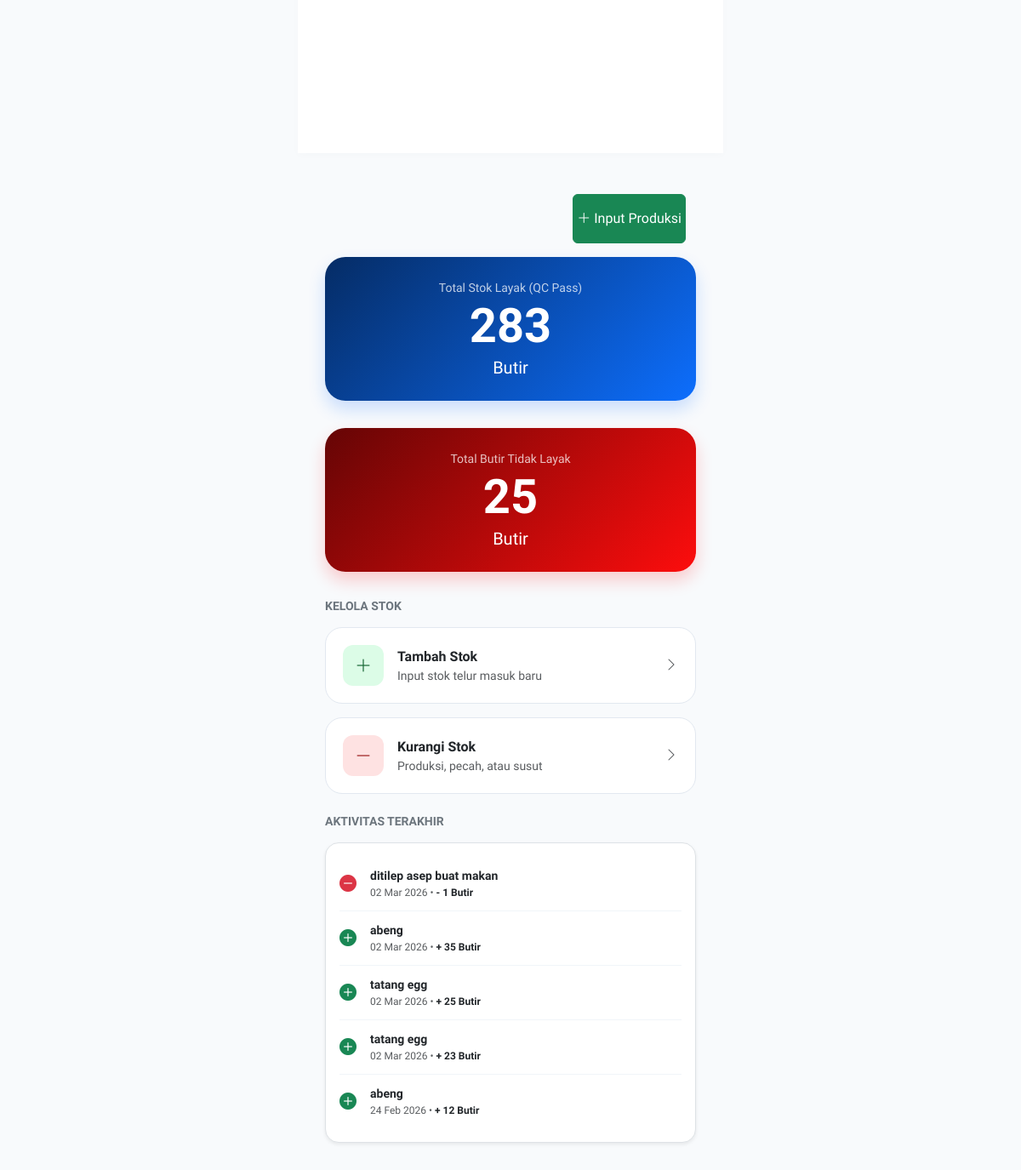
/page/telurmentah.php (signed in, lower part), run on an earlier commit of the app's database.
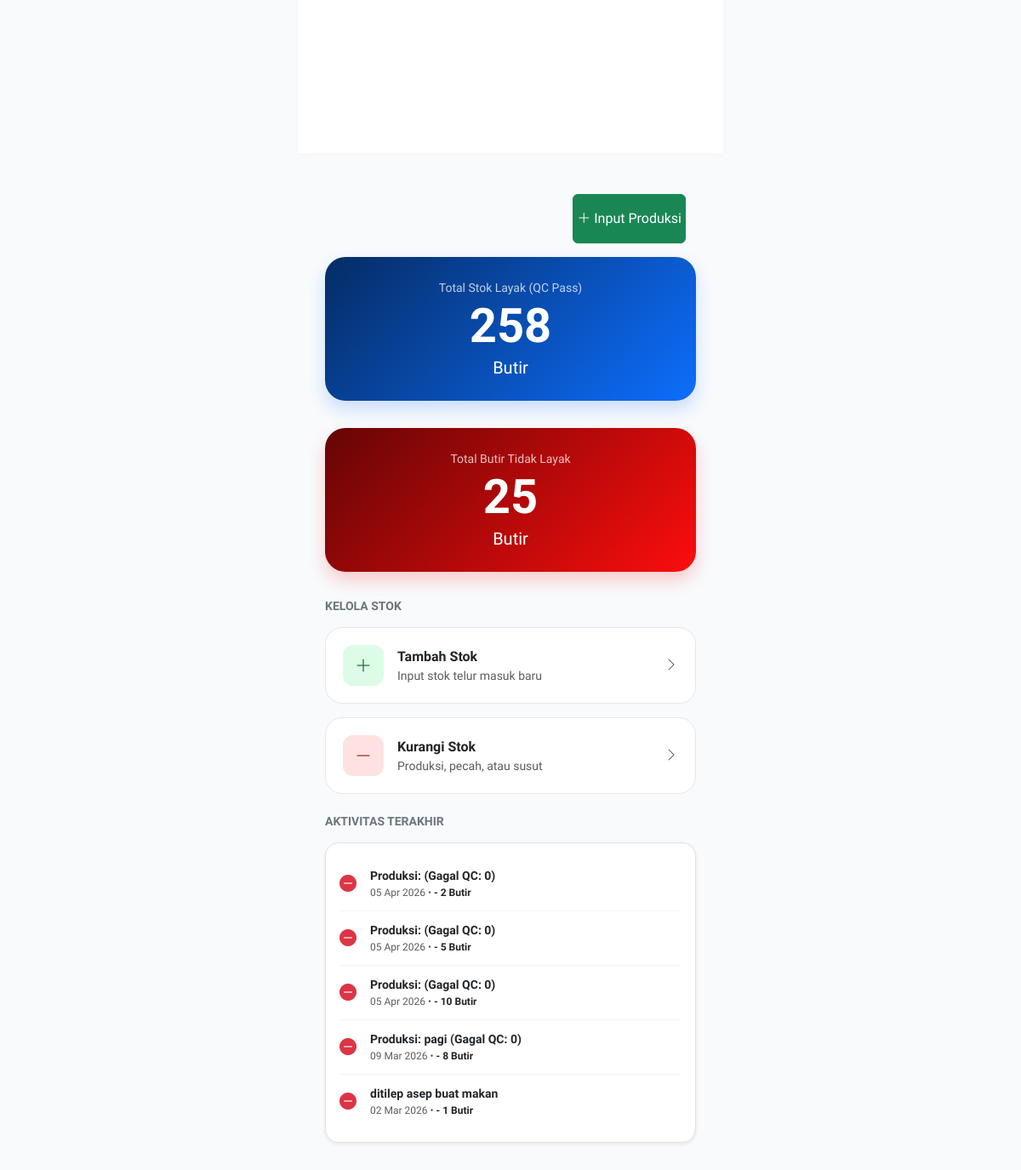
And on a later commit of the database.
### tables this page shows
CREATE TABLE `stokmentah` (
  `id` int(11) NOT NULL,
  `jumlah` int(11) NOT NULL,
  `tidak_lolos` int(11) NOT NULL DEFAULT 0,
  `jenis` enum('masuk','keluar') NOT NULL,
  `keterangan` varchar(255) DEFAULT NULL,
  `waktu` date NOT NULL
);

### page/telurmentah.php (the view, shortened to what this page needs)
<!DOCTYPE html>
<html lang="id">
<head>
    <link rel="stylesheet" href="../css/stylepage.css">
    <link href="https://cdn.jsdelivr.net/npm/bootstrap@5.3.0/dist/css/bootstrap.min.css" rel="stylesheet">
    <link rel="stylesheet" href="https://cdn.jsdelivr.net/npm/bootstrap-icons@1.11.1/font/bootstrap-icons.css">
</head>
<body>
<?php
    include '../koneksi.php';
    $query_total = "SELECT
        SUM(CASE WHEN jenis = 'masuk' THEN (jumlah - tidak_lolos) ELSE 0 END) -
        SUM(CASE WHEN jenis = 'keluar' THEN jumlah ELSE 0 END) as stok_akhir,
        SUM(tidak_lolos) as total_bad_qc
        FROM stokmentah";
    $result_stok = mysqli_query($connect, $query_total);
    $data_stok = mysqli_fetch_assoc($result_stok);
    $total_stok = $data_stok['stok_akhir'] ?? 0;
    $total_tidak_lolos = $data_stok['total_bad_qc'] ?? 0;
    $query_history = "SELECT * FROM stokmentah ORDER BY id DESC LIMIT 5";
    $result_history = mysqli_query($connect, $query_history);
    ?>
        <nav class="top-nav container-mobile">
    </nav>
    <div class="container-mobile">
        <div class="container my-3">
            <div class="d-flex justify-content-end">
                <a href="produksi.php" class="btn btn-success px-1 py-3">
                    <i class="bi bi-plus-lg"></i> Input Produksi
                </a>
            </div>
        </div>
        <div class="stok-card text-center">
            <span class="opacity-75 small">Total Stok Layak (QC Pass)</span>
            <h1 class="display-4 fw-bold m-0"><?php echo number_format($total_stok, 0, ',', '.'); ?></h1>
            <span class="fs-5">Butir</span>
        </div>
        <div class="stok-card2 text-center">
            <span class="opacity-75 small">Total Butir Tidak Layak</span>
            <h1 class="display-4 fw-bold m-0"><?php echo number_format($total_tidak_lolos, 0, ',', '.'); ?></h1>
            <span class="fs-5">Butir</span>
        </div>
        <h6 class="fw-bold text-secondary mb-3 text-uppercase small">Kelola Stok</h6>
        <div class="action-card" data-bs-toggle="modal" data-bs-target="#modalStok" onclick="setMode('masuk')">
            <div class="d-flex align-items-center">
                <div class="icon-box bg-plus"><i class="bi bi-plus-lg"></i></div>
                <div>
                    <div class="fw-bold">Tambah Stok</div>
                    <div class="small text-muted">Input stok telur masuk baru</div>
                </div>
            </div>
            <i class="bi bi-chevron-right text-muted"></i>
        </div>
        <div class="action-card" data-bs-toggle="modal" data-bs-target="#modalStok" onclick="setMode('keluar')">
            <div class="d-flex align-items-center">
                <div class="icon-box bg-minus"><i class="bi bi-dash-lg"></i></div>
                <div>
                    <div class="fw-bold">Kurangi Stok</div>
                    <div class="small text-muted">Produksi, pecah, atau susut</div>
                </div>
            </div>
            <i class="bi bi-chevron-right text-muted"></i>
        </div>
        <div class="mt-4">
            <h6 class="fw-bold text-secondary text-uppercase small mb-3">Aktivitas Terakhir</h6>
            <div class="bg-white p-3 rounded-4 border shadow-sm">
                <?php if ($result_history && mysqli_num_rows($result_history) > 0): ?>
                    <?php while($row = mysqli_fetch_assoc($result_history)): ?>
                        <div class="history-item">
                            <div class="<?php echo $row['jenis'] == 'masuk' ? 'text-success' : 'text-danger'; ?> me-3">
                                <i class="bi <?php echo $row['jenis'] == 'masuk' ? 'bi-plus-circle-fill' : 'bi-dash-circle-fill'; ?> fs-5"></i>
                            </div>
                            <div class="flex-grow-1">
                                <div class="fw-bold small"><?php echo htmlspecialchars($row['keterangan'] ?: 'Update Stok'); ?></div>
                                <div class="text-muted" style="font-size: 0.75rem;">
                                    <?php echo date('d M Y', strtotime($row['waktu'])); ?> &bull;
                                    <span class="text-dark fw-bold">
                                        <?php echo ($row['jenis'] == 'masuk' ? '+' : '-'); ?>
                                        <?php echo number_format($row['jumlah'], 0, ',', '.'); ?> Butir
                                    </span>
                                </div>
                            </div>
                        </div>
                    <?php endwhile; ?>
                <?php else: ?>
                    <div class="text-center py-3 text-muted small">Belum ada data di database.</div>
                <?php endif; ?>
            </div>
        </div>
    </div>
</body>
</html>

What changed in the data, as far as the page shows it:
no longer on this page (row unchanged): stokmentah: keterangan "abeng", waktu "02 Mar 2026", jumlah "35", jenis "masuk" (drawn)
no longer on this page (row unchanged): stokmentah: keterangan "tatang egg", waktu "02 Mar 2026", jumlah "25", jenis "masuk" (drawn)
no longer on this page (row unchanged): stokmentah: keterangan "tatang egg", waktu "02 Mar 2026", jumlah "23", jenis "masuk" (drawn)
no longer on this page (row unchanged): stokmentah: keterangan "abeng", waktu "24 Feb 2026", jumlah "12", jenis "masuk" (drawn)
added stokmentah: keterangan "Produksi: (Gagal QC: 0)", waktu "05 Apr 2026", jumlah "2"
added stokmentah: keterangan "Produksi: (Gagal QC: 0)", waktu "05 Apr 2026", jumlah "5"
added stokmentah: keterangan "Produksi: (Gagal QC: 0)", waktu "05 Apr 2026", jumlah "10"
added stokmentah: keterangan "Produksi: pagi (Gagal QC: 0)", waktu "09 Mar 2026", jumlah "8"
Also different on the page:
$total_stok: "283" → "258"
